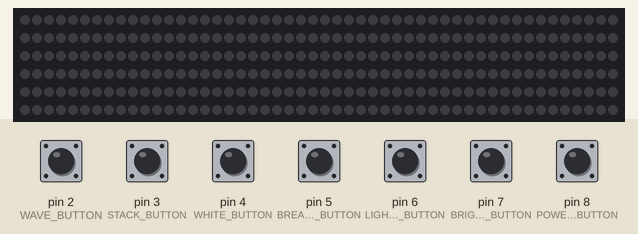
The sketch below on a simulated Arduino Uno, built with avr-gcc and run on an emulated ATmega328P. Parts: 300 RGB LEDs in strip order, left to right, continuing on the next row. The test bench sets the inputs (shaded band); at power-on: pin 2 (WAVE_BUTTON), pin 3 (STACK_BUTTON), pin 4 (WHITE_BUTTON), pin 5 (BREATHE_BUTTON), pin 6 (LIGHTNING_BUTTON), pin 7 (BRIGHTNESS_BUTTON), pin 8 (POWER_OFF_BUTTON) HIGH. Dim RGB values are drawn brighter than linear; random numbers use the default seed unless the sketch sets one.

Above: at 1.2 s.
1.3 s: pin 2 (WAVE_BUTTON) pulled LOW for 0.15 s
At 1.47 s:
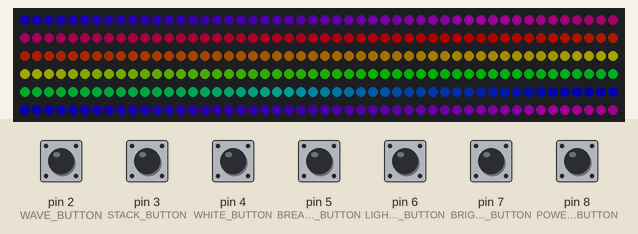
2.0 s: pin 4 (WHITE_BUTTON) pulled LOW for 0.15 s
At 2.4 s:
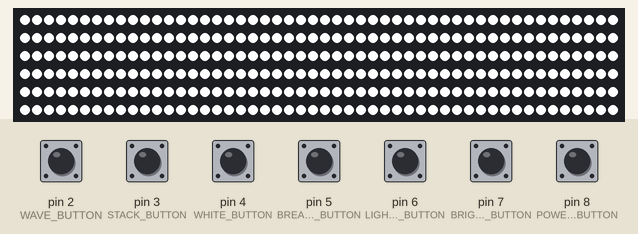
3.6 s: pin 6 (LIGHTNING_BUTTON) pulled LOW for 0.15 s
4.3 s: pin 3 (STACK_BUTTON) pulled LOW for 0.15 s
At 4.48 s:
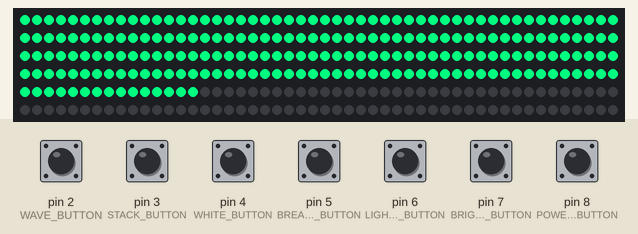
5.0 s: pin 5 (BREATHE_BUTTON) pulled LOW for 0.15 s
At 5.4 s:
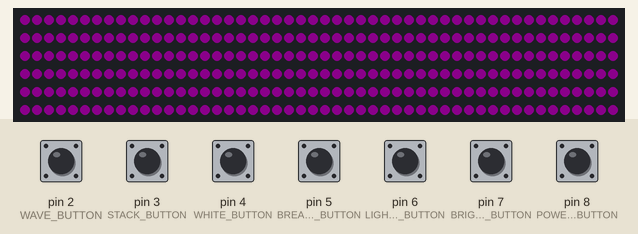
5.7 s: pin 7 (BRIGHTNESS_BUTTON) pulled LOW for 1 s
At 7.52 s:
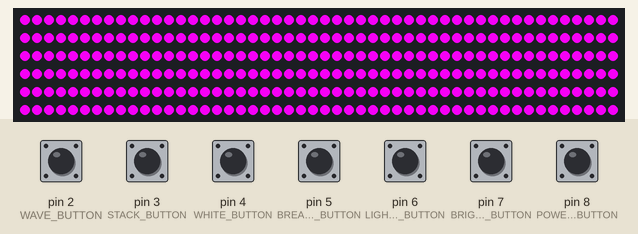
Timing chart, 0 to 8.3 s (numbered marks = the images above; inputs shaded):
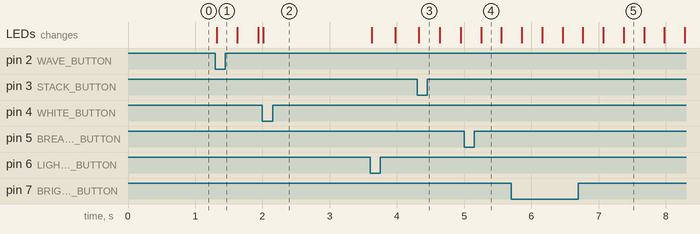

The sketch:

rgb_strip.ino
```cpp
#include <FastLED.h>

#define NUM_LEDS 300      // The amount of leds you have
#define DATA_PIN 9       // LED pin on Arduino
#define LED_TYPE WS2812B // LED type
#define SATURATION 255   // saturation of leds
int brightness = 120;   // brightness of leds, 0-255
const int WAVE_BUTTON = 2; // each light setting corresponds to a different button on breadboard
const int STACK_BUTTON = 3;
const int WHITE_BUTTON = 4;
const int BREATHE_BUTTON = 5;
const int LIGHTNING_BUTTON = 6;
const int BRIGHTNESS_BUTTON = 7;
const int POWER_OFF_BUTTON = 8; // button used to clear lights
int mode = 0;  // tells arduino light setting is currently activated
const int MODE_OFF = 0; // each mode
const int MODE_WAVE = 1;
const int MODE_STACK = 2;
const int MODE_WHITE = 3;
const int MODE_BREATHE = 4;
const int MODE_LIGHTNING = 5;
void powerOff(); // clears LEDs
void white(); // pure white light (may lose color if too many leds and not enough voltage)
void wave(); // rainbow wave
void breathe(); // breathe (lights fade in and out)
void stack(); // stack (lights stack from one side then de-stack)
void lightning();
bool powerJustPressed();

CRGB leds[NUM_LEDS]; // array of leds

void setup() {
//  Serial.begin(9600); // used for debugging
  pinMode(POWER_OFF_BUTTON, INPUT_PULLUP); // pinmode for each button to take input
  pinMode(WAVE_BUTTON, INPUT_PULLUP);
  pinMode(STACK_BUTTON, INPUT_PULLUP);
  pinMode(WHITE_BUTTON, INPUT_PULLUP);
  pinMode(BREATHE_BUTTON, INPUT_PULLUP);
  pinMode(BRIGHTNESS_BUTTON, INPUT_PULLUP);
  FastLED.addLeds<LED_TYPE, DATA_PIN, GRB>(leds, NUM_LEDS);  // add leds depending on settings above
}

void loop() {
  if(digitalRead(POWER_OFF_BUTTON) == LOW)    // checks if any button is pressed
  {
    mode = MODE_OFF;
  }
  if(digitalRead(WAVE_BUTTON) == LOW)
  {
    mode = MODE_WAVE;
  }
  if(digitalRead(STACK_BUTTON) == LOW)
  {
    mode = MODE_STACK;
  }
  if(digitalRead(WHITE_BUTTON) == LOW)
  {
    mode = MODE_WHITE;
  }
  if(digitalRead(BREATHE_BUTTON) == LOW)
  {
    mode = MODE_BREATHE;
  }
  if(digitalRead(LIGHTNING_BUTTON) == LOW)
  {
    mode = MODE_LIGHTNING;
  }
  if(digitalRead(BRIGHTNESS_BUTTON) == LOW)
  {
    brightness += 50;
    if(brightness >255)
    {
      brightness = 5;
    }
  }
  switch(mode)     // switch case that calls corresponding light setting functions
  {
    case MODE_OFF:
      powerOff();
      break;
    case MODE_WAVE:
      wave();
      break;
     case MODE_STACK:
      stack();
      break;
    case MODE_WHITE:
      white();
      break;
    case MODE_BREATHE:
      breathe();
      break;
    case MODE_LIGHTNING:
      lightning();
      break;
  }
  FastLED.show();     // needed for leds to light
}

void wave()   // rainbow wave
{
  int j = (millis()/30);      // change "30" to change speed of led setting
  for (int i = 0; i < NUM_LEDS; i++) {
    leds[i] = CHSV(i - (j * 2), SATURATION, brightness);
  }
}

void white()      // function used to make all leds pure white and provide light
{
  brightness = 255;
  for(int i = 0; i < NUM_LEDS; i++)
  {
    leds[i] = CRGB(brightness, brightness, brightness);
  }
}

void stack()    // stacks lights, then destacks
{
  CRGB color = CRGB::SpringGreen;   // change color by replacing "SpringGreen" with any supported FastLED color
  color.nscale8(brightness);
  int count = ((millis()/20) % 600);    // can change speed in same way as wave() function
  int numLit = count;               // change 300 and 600 to your number of leds and double that amount, respectively
  if(count > 300)
  {
    numLit = 600 - count;
  }
  for(int i = 0; i < NUM_LEDS; i++)
  {
    if(i < numLit)
    {
      leds[i] = color;
    }
    else
    {
      leds[i] = CRGB::Black;
    }
  }
}

void breathe()
{
  CRGB color = CRGB::Fuchsia;   // change color by replacing "Fuchsia" with any supported FastLED color
  int count = ((millis()/10) % 512);  // can change speed in same way as wave() function
  int breatheBrightness = count;
  if(count >= 256)
  {
    breatheBrightness = 512 - count - 1;
  }
//  Serial.println(breatheBrightness);    // used for debugging
//  delay(25);
  color.nscale8(breatheBrightness);
  for(int i = 0; i < NUM_LEDS; i++)
  {
    leds[i] = color;
  }
}

void lightning()
{
  uint8_t speedy = 192;                                         // Low value = greater delay, up to 255 for no delay.
  uint8_t intensity = 192;
  uint16_t ledstart = random16(NUM_LEDS);                     // Determine starting location of flash.
  uint16_t ledlen = 1 + random16(NUM_LEDS - ledstart);        // Determine length of flash.
  uint8_t bri = 255/random8(1, 3);                            // Brightness.
  static long step;

  static uint16_t segDelay;                                   // Delay between strikes (was SEGMENT.aux0).
  static uint16_t numFlash = 0;                               // Flash stepper (was SEGMENT.aux1).

  if (numFlash == 0)                                          // Initialize the leader flash.
  {
    numFlash = random8(4, 4 + intensity/20);                  // Number of flashes.
    numFlash *= 2;
    bri = 52;                                                 // Leader has lower brightness.
    segDelay = 200;                                           // 200ms delay after leader.
  }

  fill_solid(leds,NUM_LEDS,0);                                // Fill the led's with black

  if (numFlash > 3 && !(numFlash & 0x01))                     // Flash on even number > 2.
  {
    for (int i = ledstart; i < ledstart + ledlen; i++)
    {
      leds[i] = CRGB::Gray;                                   // Fill ledstart to ledstart+ledlen with gray.
    }
    numFlash--;
    step = millis();
  } else {
    if (millis() - step > segDelay)
    {
      numFlash--;
      if (numFlash < 2) numFlash = 0;
      segDelay = (50 + random8(100));                               // Delay between flashes.
      if (numFlash == 2) segDelay = (random8(255 - speedy) * 100);  // Delay between strikes.
      step = millis();
    }
  }
}


void powerOff() // clears leds
{
  FastLED.clear();
}
```

Measured:
- after the input at 1.3 s, the LEDs: change at once (image 1)
